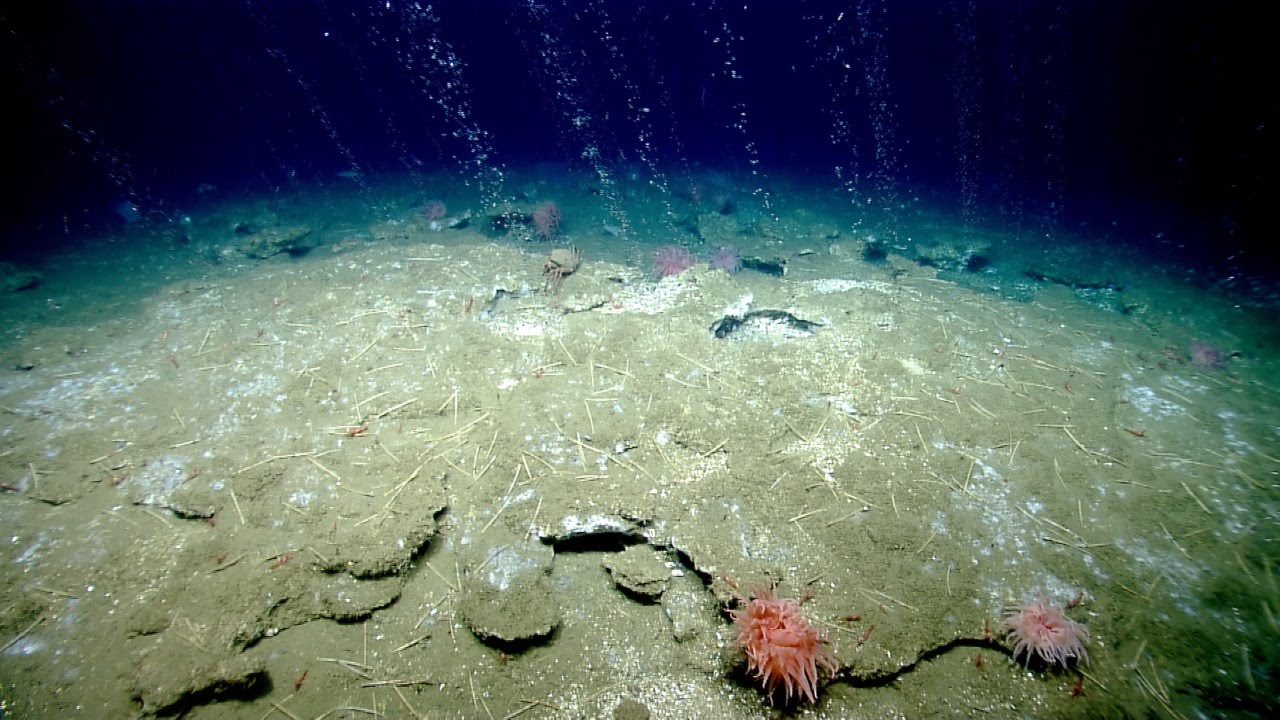
#> input picture klt/test_imgs/sea_floor_1.jpg, 1280 x 720 px, found by its file name
$ python klt.py
#> lines starting #> are read from the running program, lines starting #| are printed output that depends on the picture
import cv2
import numpy as np
from matplotlib import pyplot as plt


def gx(row):
    for i in range(1, len(row)-1):
        row[i] = (row(i-1) + row(i+1)) / 2.0
        row[0] = 0.0
        row[-1] = 0.0
    # return row


def calc_gradient(window=8):
#> called with window = 8
    img = cv2.imread("sea_floor_1.jpg", 0)
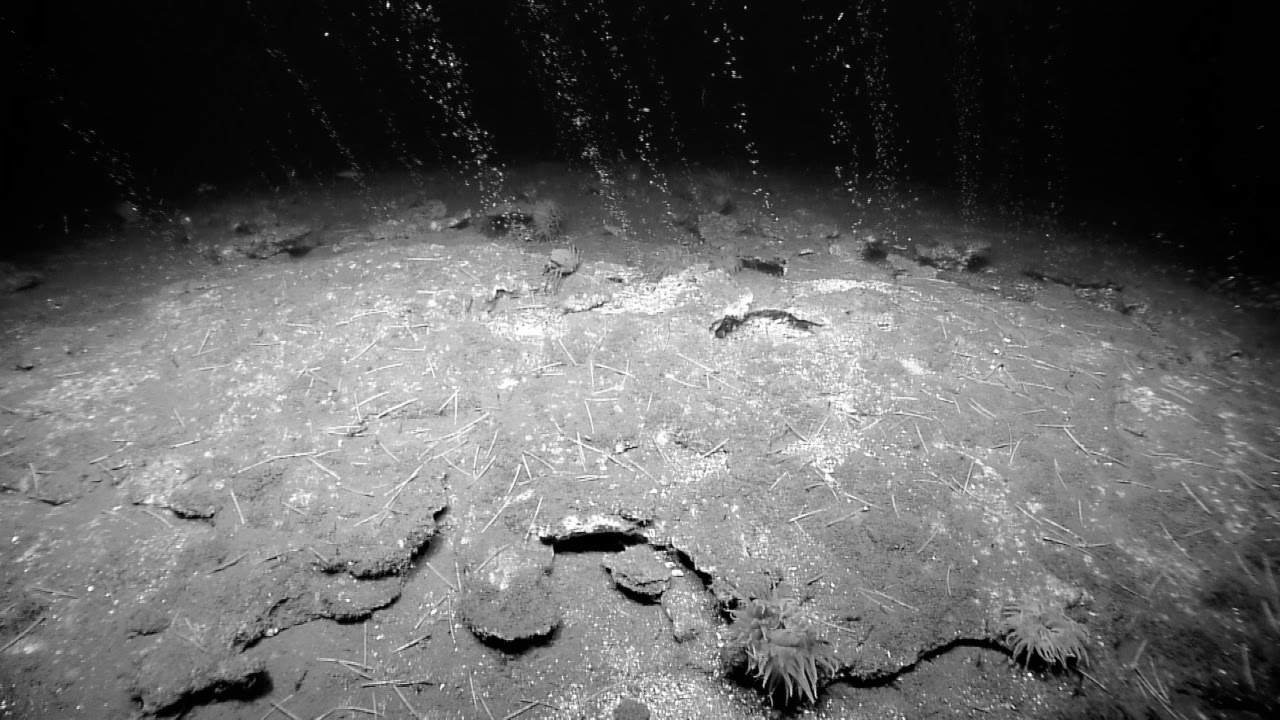
#> img: shape (720, 1280); min 0, max 255, mean 97.1
    img2 = cv2.normalize(img.astype('float'), None, 0.0, 1.0, cv2.NORM_MINMAX)

    for row in range(0, img2.rows):
        gx(row)


    plt.subplot(1, 1, 1)
    plt.imshow(img, cmap='gray')
    plt.show()


if __name__ == "__main__":
#> (the run stopped early here; a loop or call above may not have finished)

$ run again, with klt/test_imgs/elephant.jpg copied over klt/test_imgs/sea_floor_1.jpg
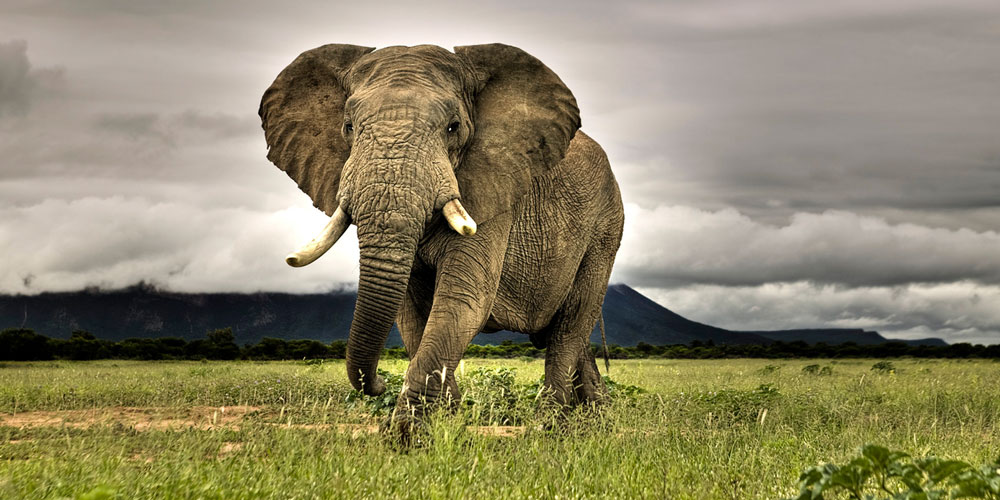
#> input picture klt/test_imgs/elephant.jpg, 1000 x 500 px, found by its file name
#> in calc_gradient, `img = cv2.imread("sea_floor_1.jpg", 0)`:
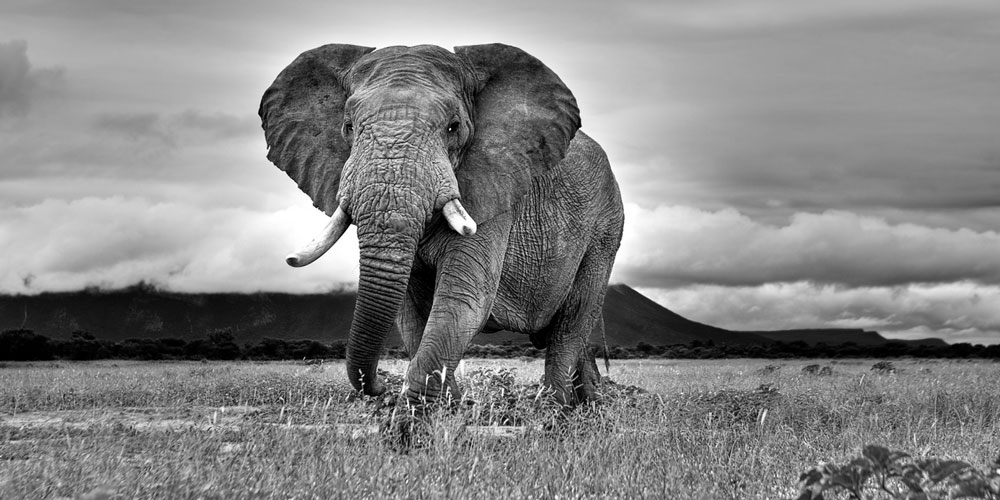
#> img: shape (500, 1000); min 0, max 255, mean 133.1
